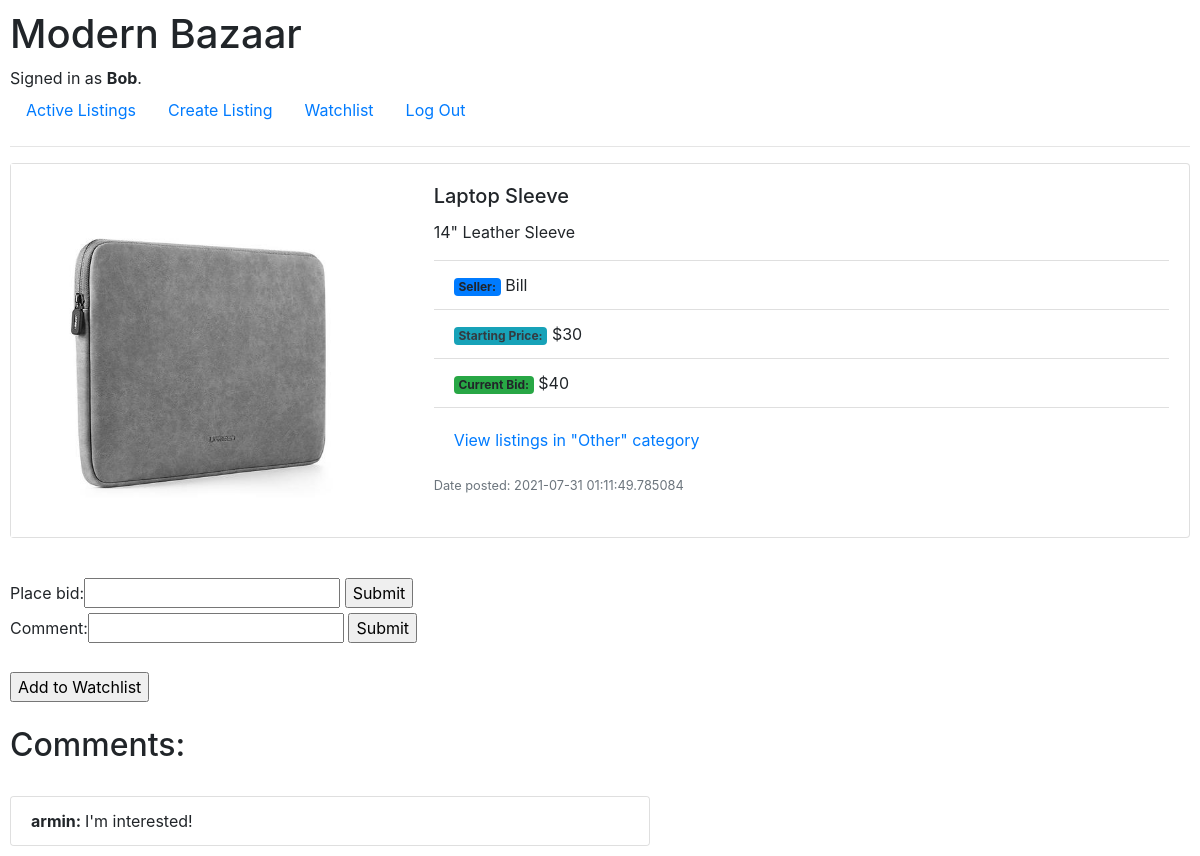
The app's page /12 (signed in), older data.
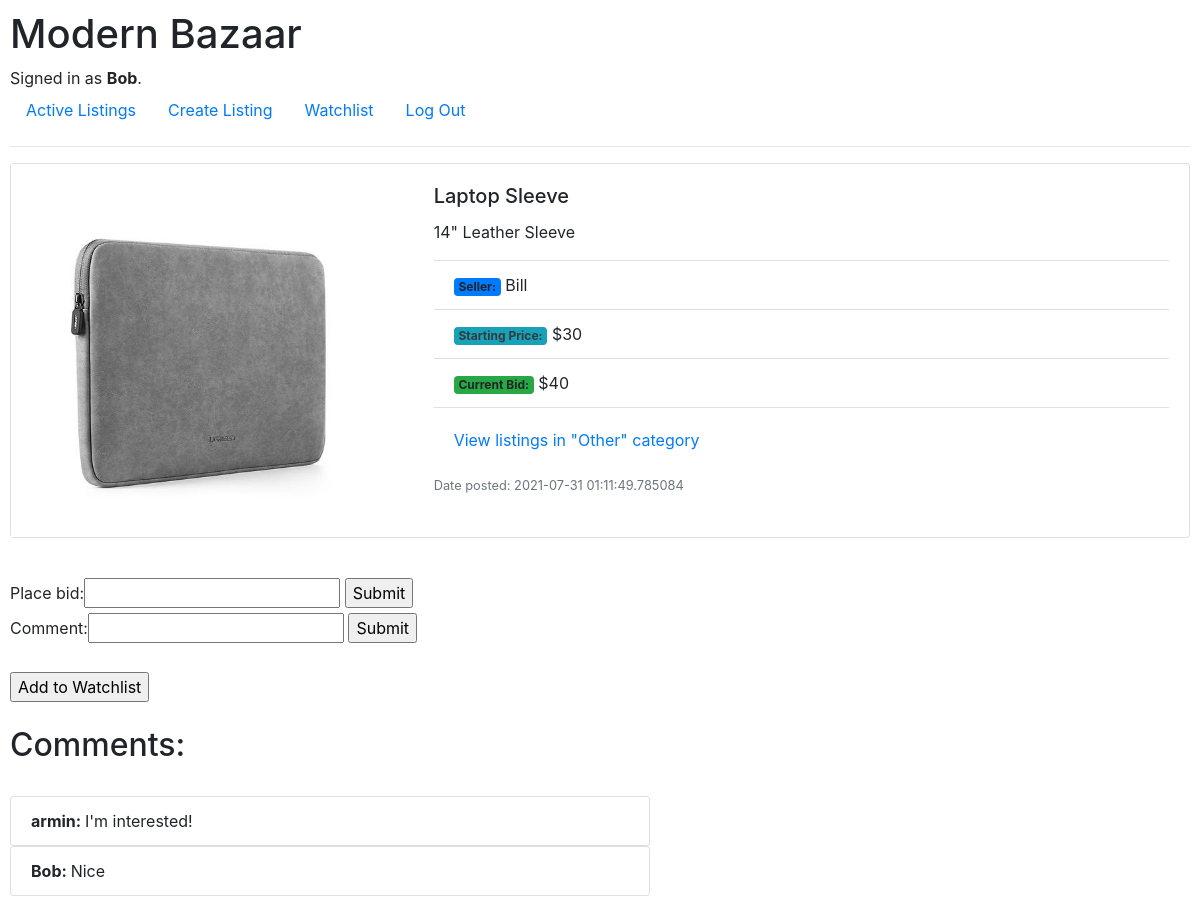
The same page, newer data.
### auctions/models.py (models this page shows, shortened)
class Comment(models.Model):
    commenter = models.ForeignKey(User, on_delete=models.CASCADE)
    item = models.ForeignKey(Listing, on_delete=models.CASCADE)
    comment = models.CharField(max_length=69)

class User(AbstractUser, models.Model):
    pass

### auctions/views.py (the view, shortened to what this page needs)
# urls.py: path("<int:listing_id>", views.listing, name="listing"),
def listing(request, listing_id):
    listing = Listing.objects.get(id=listing_id)
    bidder = User.objects.get(id= request.session['user'])
    watch_list = Watchlist.objects.filter(watcher= bidder, item= listing).exists()
    if Comment.objects.filter(item= listing).exists():
        comments = Comment.objects.filter(item= listing)
    else:
        comments = False
    return render(request, "auctions/listing.html", {
        "listing": listing,
        "bid_action": BidOnListing(),
        "comment_action": CommentOnListing(),
        "comments": comments,
        "bidder": bidder,
        "exists": Bid.objects.filter(item= listing).exists(),
        "bids": Bid.objects.filter(item= listing),
        "watchlist": watch_list
    })

### auctions/views.py
class BidOnListing(forms.Form):
    place_bid = forms.IntegerField(min_value=0, required=False)

class CommentOnListing(forms.Form):
    comment = forms.CharField(max_length=67, required=False)

### auctions/templates/auctions/listing.html (shortened to what this page needs)
{% extends "auctions/layout.html" %}
{% block body %}
  <div class="card mb-3" style="max-width: 1250px;">
    <div class="row g-0">
      <div class="col-md-4">
        {% if listing.img.url %}
            <img src="{{ listing.img.url }}" class="img-fluid rounded-start">
        {% endif %}
      </div>
      <div class="col-md-8">
        <div class="card-body">
          <h5 class="card-title">{{ listing.title }}</h5>
          <ul class="list-group list-group-flush">
            <p class="card-text">{{ listing.description }}</p>
            <li class="list-group-item"><span class="badge bg-primary">Seller:</span> {{ listing.seller }}</li>
            <li class="list-group-item"><span class="badge bg-info text-dark">Starting Price:</span> ${{ listing.starting_price }}</li>
            {% if listing.current_bid != None %}
                <li class="list-group-item"><span class="badge bg-success">Current Bid:</span> ${{ listing.current_bid }}</li>
            {% else %}
                <li class="list-group-item"><span class="badge bg-success">Current Bid:</span> No Bids.</li>
            {% endif %}
          </ul>
          <div class="card-body">
            <a href="{% url 'category' listing.category %}" class="card-link">View listings in "{{ listing.category }}" category</a>
          </div>
          <p class="card-text"><small class="text-muted">Date posted: {{ listing.datetime }}</small></p>
        </div>
      </div>
    </div>
  </div>
  <br>
    {% if listing.active %}
        {% if listing.seller != bidder %}
            <form action="{% url 'listing' listing.id %}" method="post">
                {{ bid_action }}
            <input type="submit" name="bid" >
            </form>
            <form action="{% url 'listing' listing.id %}" method="post">
                {{ comment_action }}
            <input type="submit" name="comment_action">
            </form>
            {% if watchlist == False %}
                <form action="{% url 'listing' listing.id %}" method="post">
                    <br>
                    <input type="submit" value="Add to Watchlist" name="watchlist">
                </form>
            {% else %}
                <form action="{% url 'listing' listing.id %}" method="post">
                    {% csrf_token %}
                    <br>
                    <input type="submit" value="Remove from Watchlist" name="remove-watchlist">
                </form>
            {% endif %}
        {% else %}
            <form action="{% url 'listing' listing.id %}" method="post">
                {% csrf_token %}
                <br>
                <input type="submit" value="Close Auction" name= "close">
            </form>
        {% endif %}
    {% endif %}
    <div>
        {% if comments != False %}
        <br>
        <h2>Comments:</h2>
        <br>
            {% for comment in comments %}
            <div class="card" style="width: 40rem;">
                <ul class="list-group list-group-flush">
                  <li class="list-group-item"><b>{{ comment.commenter }}: </b>{{ comment.comment }}</li>
                </ul>
            </div>
            {% endfor %}
        {% endif %}
    </div>
{% endblock %}

Row changes from the older to the newer data that the page shows:
added Comment: commenter "Bob", comment "Nice"
